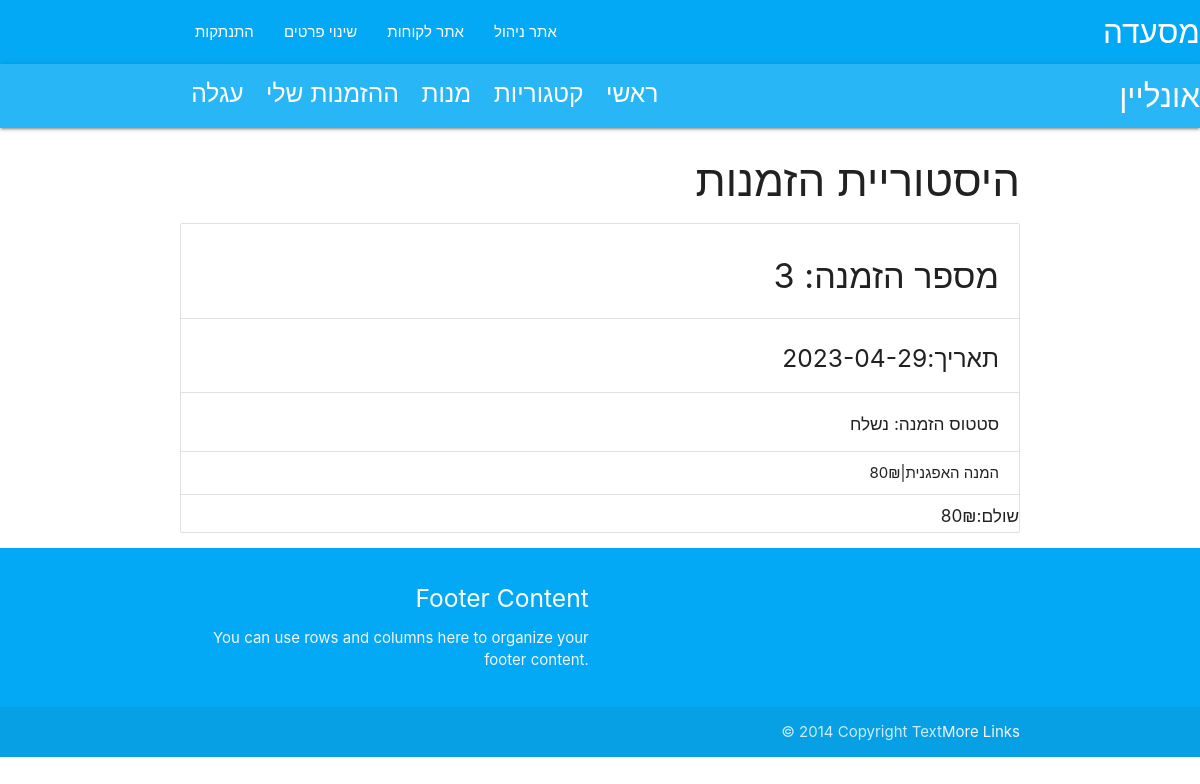
Page /order_history (signed in) on the committed database.
### models/carts.py (models this page shows)
class Cart(db.Model):
    id = db.Column(db.Integer,primary_key=True)
    user_id = db.Column(db.Integer,db.ForeignKey('user.id'))
    deliveries = db.relationship('Delivery', backref='cart',uselist=False,cascade="save-update")

### models/deliveries.py (models this page shows)
class Delivery(db.Model):
    id = db.Column(db.Integer,primary_key=True)
    cart_id = db.Column(db.Integer, db.ForeignKey('cart.id'), unique=True)
    is_delivered = db.Column(db.Boolean, default=False)
    address = db.Column(db.String(200),default='')
    comment = db.Column(db.Text,default='')
    created = db.Column(db.Date)

### models/dishes.py (models this page shows)
class Items(db.Model):
    id = db.Column(db.Integer,primary_key=True)
    dish_id=db.Column(db.Integer,db.ForeignKey('dish.id'))
    cart_id=db.Column(db.Integer,db.ForeignKey('cart.id'))
    amount = db.Column(db.Integer,default=1)
    dishes = db.relationship('Dish',backref='items',cascade="save-update")
    items = db.relationship('Cart',backref='items',cascade="save-update")

class Dish(db.Model):
    id = db.Column(db.Integer,primary_key=True)
    name = db.Column(db.String(100),nullable=False)
    price = db.Column(db.Integer,nullable=False)
    description = db.Column(db.Text,nullable=False)
    imageUrl = db.Column(db.Text,default='')
    is_gluten_free = db.Column(db.Boolean,default=False)
    is_vegeterian = db.Column(db.Boolean,default=False)
    category_id = db.Column(db.Integer,db.ForeignKey('category.id'))
    categories = db.relationship('Category',backref='dishes',cascade="save-update")

### controllers/deliveries.py (the view)
@login_required
def order_history():
    carts = current_user.carts
    price = [[price.dishes.price for price in cart.items] for cart in carts]
    return render_template('after_login/order_history.html',carts=carts,price=price)

### controllers/managers.py (called while the page is built)
@login_manager.user_loader
def load_user(user_id):
    return User.query.get(int(user_id))

### templates/after_login/order_history.html
{% extends 'layouts/layout.html' %}{% block content %}
<h3>היסטוריית הזמנות</h3>
{% for cart in range(len(carts))[::-1] %}
{%if len(carts[cart].items) > 0 %}
<ul class="collection with-header">
  <li class="collection-header"><h4>מספר הזמנה: {{carts[cart].id}}</h4></li>
  {% if not carts[cart].deliveries.created == None %}
  <li class="collection-header">
    <h5>תאריך:{{carts[cart].deliveries.created}}</h5>
    {%else%}
    <li class="collection-header"><h5>תאריך:הזמנה לא בוצעה עדיין</h5></li>
    {%endif%}
  {% if carts[cart].deliveries.is_delivered %}
   <li class="collection-item"><h6>סטטוס הזמנה: נשלח</h6></li>
   {%else%}
   <li class="collection-item"><h6>סטטוס הזמנה: בהכנה</h6></li>
   {%endif%}
  </li>
   {%for item in carts[cart].items%}
  <li class="collection-item">{{item.dishes.name}}|{{item.dishes.price}}₪</li>
  {%endfor%}
  {% if carts[cart].deliveries.is_delivered %}
  <li><h6>שולם:{{sum(price[cart])}}₪</h6></li>
  {%else%}
  <li><h6>סכום לתשלום:{{sum(price[cart])}}₪</h6></li>
  {%endif%}
</ul>
{%endif%} {%endfor%} {%endblock%}

### rows in the picture
Cart: id "3"
Delivery: created "2023-04-29"
Items: dishes.name "המנה האפגנית", dishes.price "80"

### other values in the picture
{{ sum(price[cart]) }} "80"
